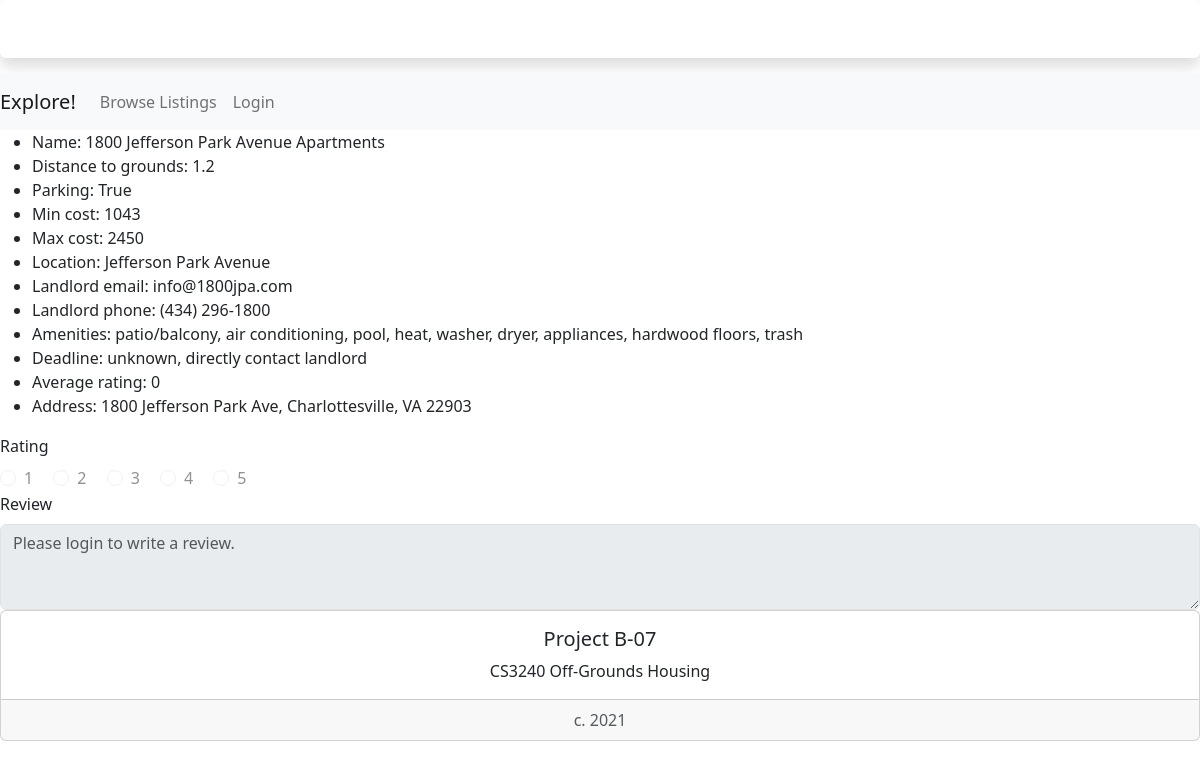
Page /housing/6/ on the earlier database version.
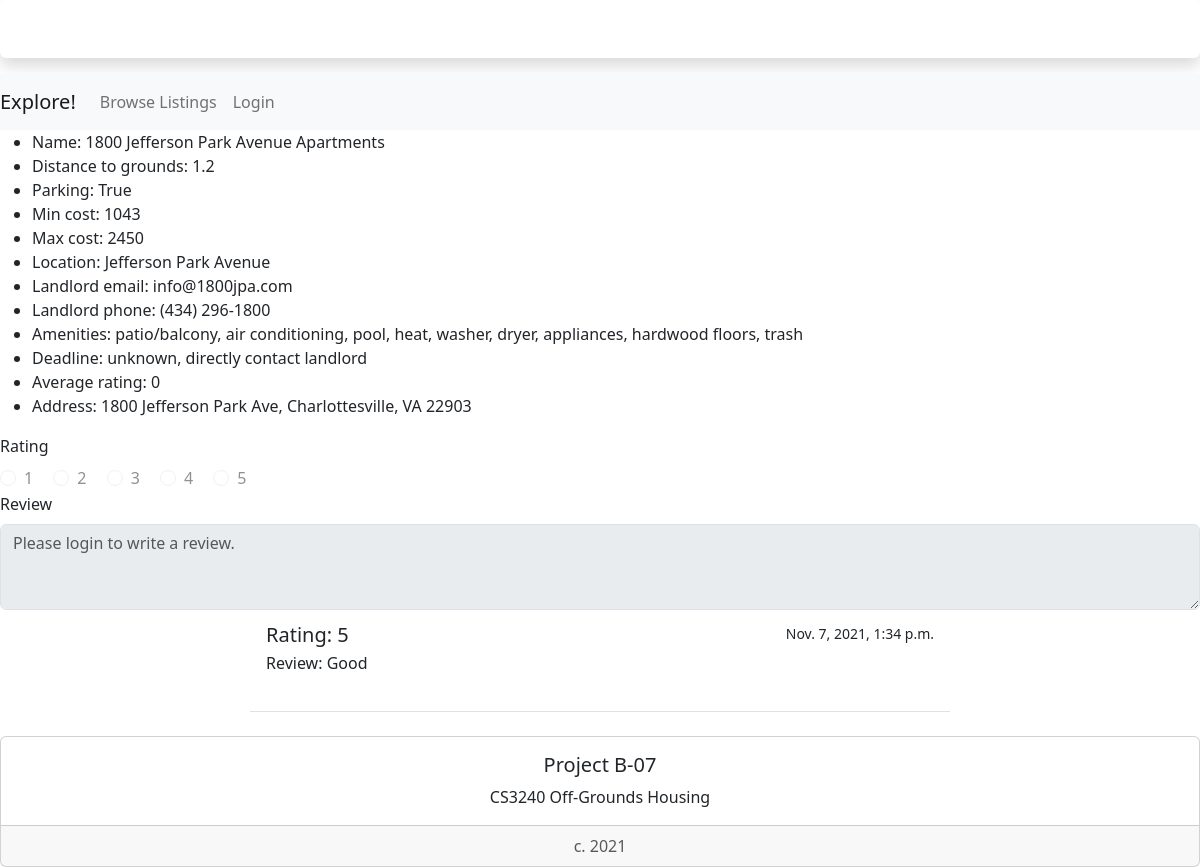
Same page on the later database version.
### housing/models.py (models this page shows, shortened)
class Review(models.Model):
    house = models.ForeignKey(StudentHousing, on_delete=models.CASCADE)
    rating = models.IntegerField(default=0)
    review = models.TextField(max_length=200, default="")
    pub_date = models.DateTimeField('date published')

### housing/views.py (the view)
# urls.py: path('<int:pk>/', views.DetailView.as_view(), name='detail'),
class DetailView(generic.DetailView):
    model = StudentHousing
    template_name = 'housing/studentHousingOption.html'
    def get_queryset(self):
        return StudentHousing.objects

### housing/templates/housing/studentHousingOption.html (shortened to what the changed rows need)
<!doctype html>
<link href="https://cdn.jsdelivr.net/npm/bootstrap@5.1.1/dist/css/bootstrap.min.css" rel="stylesheet">
{% load bootstrap5 %}
{% bootstrap_css %}
<div class="list-group list-group-flush">
    {% for review in studenthousing.review_set.all %}
        <div class="list-group-item" style="margin-left: 250px; margin-right: 250px; margin-top: 5px;">
            <div class="d-flex w-100 justify-content-between">
                <h5 class="mb-1">Rating: {{review.rating}}</h5>
                <small>{{review.pub_date}}</small>
            </div>
            <p class="mb-1">Review: {{review.review}}<br><br></p>
        </div><br>
    {% endfor %}
</div>

Differences in the rows shown:
added Review: rating "5", pub_date "Nov. 7, 2021, 1:34 p.m.", review "Good"
